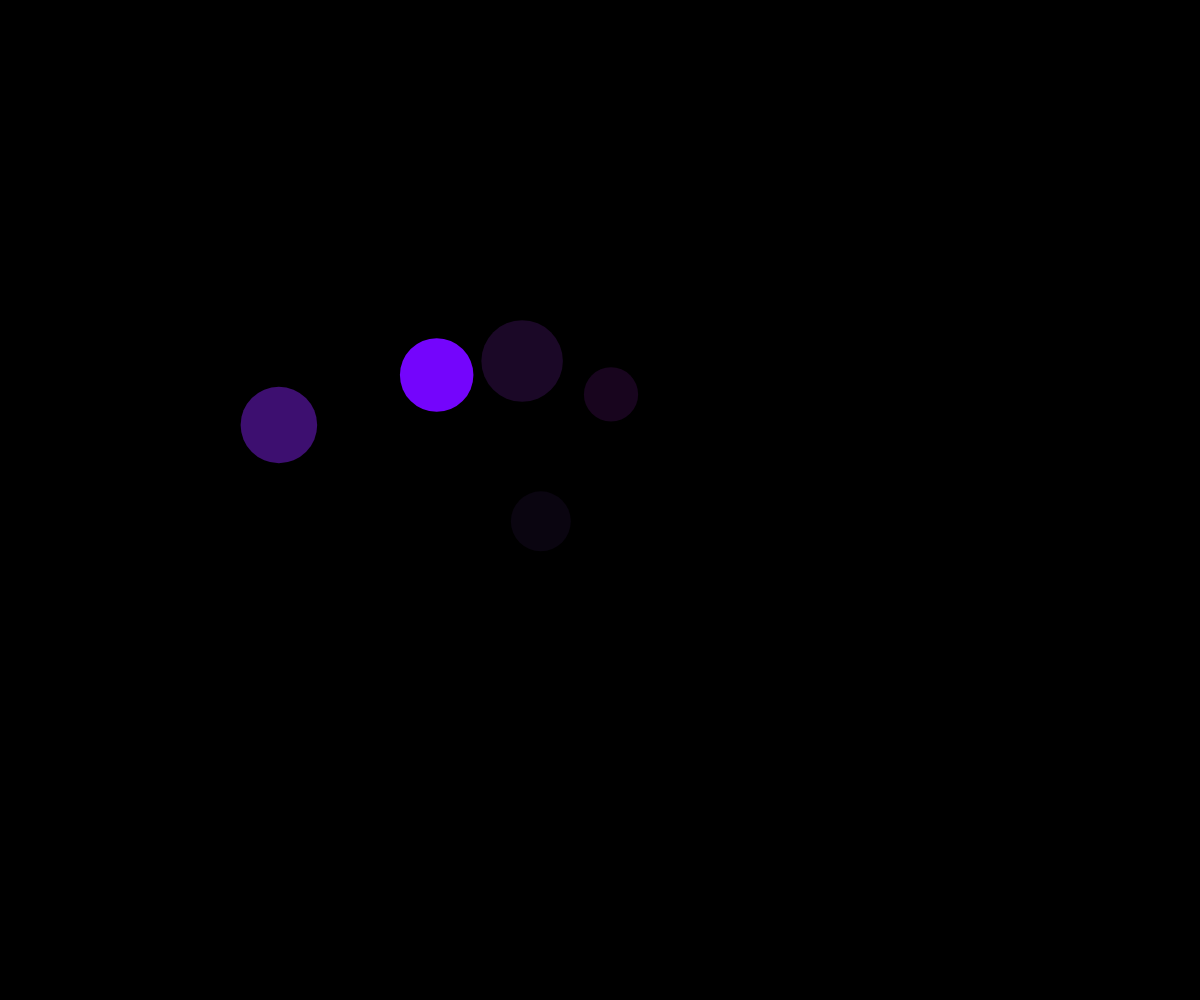
Frame 1 (no input)
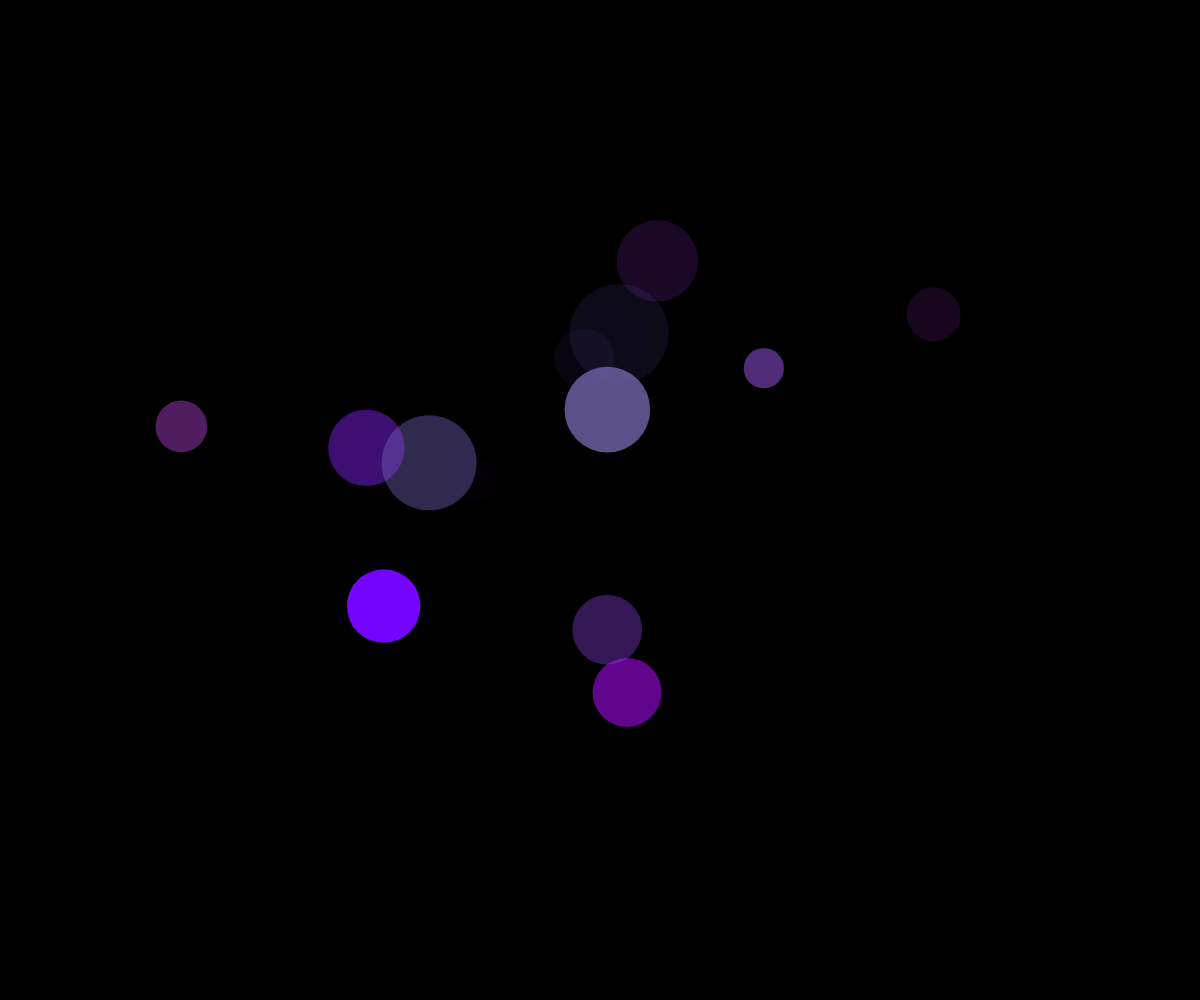
Frame 60 (no input)
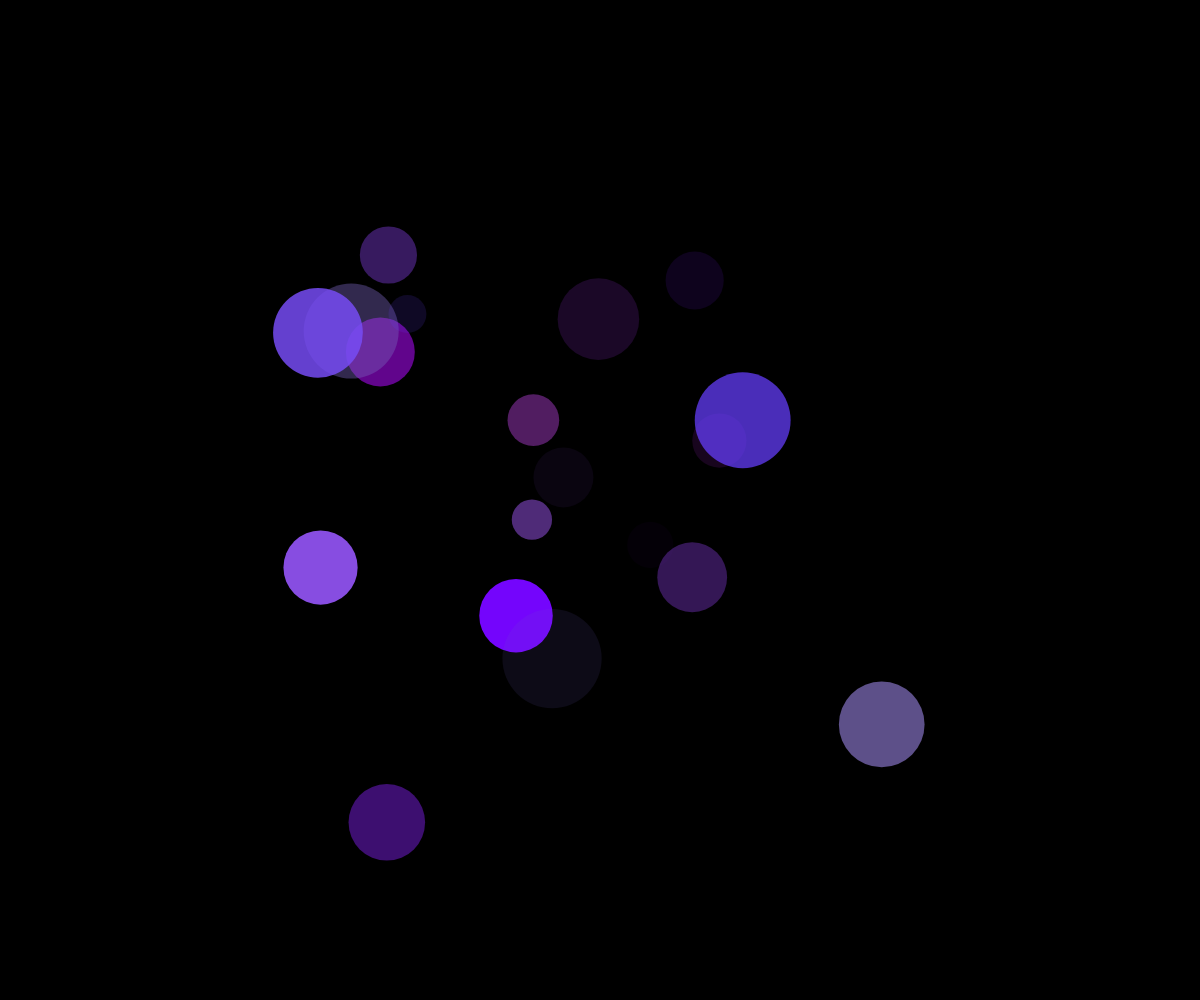
Frame 120 (the mouse pressed at the canvas centre since frame 60)

The p5.js sketch that drew these frames (run headless with seeded random() and noise() and a simulated clock; from frame 60 on, the mouse is pressed at the canvas centre):

// p5.js sketch
// ── sketch.js
// Bubble object notation demo
//showing how to delete objects from the array

let theBubbles = [];
let deathArray = [];

function setup() {
  createCanvas(windowWidth, windowHeight);
  for(let i = 0; i <5; i++) {
    spawnBubble();
  }
  window.setInterval(spawnBubble, 300);
  window.setInterval(deleteGraves, 600);
}

function draw() {
  background(0);

  // moveBubblesRandomly();
  moveBubblesWithNoise();

  displayBubbles();
  displayGraves();
}

//Bubbles
////popping bubbles
function clickedOnBubble(mX, mY, theBubble) {
  let distanceAway = dist(mX, mY, theBubble.x, theBubble.y);
  return distanceAway < theBubble.radius;
}

function mousePressed() {
  for(let bubble of theBubbles) {
    if (clickedOnBubble(mouseX, mouseY, bubble)){
      let theIndex = theBubbles.indexOf(bubble);
      theBubbles.splice(theIndex, 1);
      undertaker(mouseX, mouseY);
    }
  }
}
////

////spawning bubbles
function spawnBubble() {
  let someBubble = {
    x: random(0, width),
    y: height + random(10, 60),
    dx: random(1, 10),
    radius: random(30, 100),
    r: random(100, 150),
    g: random(0, 100),
    b: random(150, 255),
    alpha: random(0, 255),
    timeX: random(10000000),
    timeY: random(10000000),
    deltaTime: 0.01,
  };
  theBubbles.push(someBubble);
}

function displayBubbles() {
  for(let bubble of theBubbles) {
    noStroke();
    fill(bubble.r, bubble.g, bubble.b, bubble.alpha);
    circle(bubble.x, bubble.y, bubble.radius);
  }
}
////

///////movement types
//not in use
function moveBubblesRandomly() {
  for(let bubble of theBubbles) {
    let choice = random(100);

    if(choice < 50) {
      //move up
      bubble.y -= bubble.dx;
    }

    else if(choice < 70) {
      //move down
      bubble.y += bubble.dx;
    }

    else if(choice < 85) {
      //move left
      bubble.x += bubble.dx;
    }

    else  {
      //move right
      bubble.x -= bubble.dx;
    }
  }
}

//in use
function moveBubblesWithNoise() {
  for (let bubble of theBubbles) {
    bubble.x = noise(bubble.timeX)*width;
    bubble.y = noise(bubble.timeY)*height;

    bubble.timeX += bubble.deltaTime;
    bubble.timeY += bubble.deltaTime;
  }
}
//////

//Graves
function displayGraves() {
  for(let grave of deathArray) {
    textAlign(CENTER, CENTER);
    fill(255);
    text("X", grave.x, grave.y);
  }
}

function undertaker(theX, theY) {
  let grave = {
    x: theX,
    y: theY,
  };

  deathArray.push(grave);
}

function deleteGraves() {
  deathArray.shift();
}
